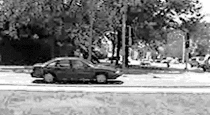
#> input picture data/CarData/TestImages/test-0.pgm, 210 x 115 px; its folder holds only this picture in this run
$ jupyter execute --allow-errors preprocess_images.ipynb   (Python 2 division)   (older library calls are emulated)
#> lines starting #> are read from the running program, lines starting #| are printed output that depends on the picture
#> further down, img is the input picture: PIL image 210x115 L; min 3, max 254, mean 128.2
[cell 1]
import glob
import math
import numpy as np
import os
import pandas as pd

from PIL import Image
#from keras.preprocessing import image
from progressbar import ProgressBar

[cell 2]
def resize_and_crop(img,target_width=224,target_height=224):
#> called with target_width = 100, target_height = 40
    width, height = img.size
#> width = 210; height = 115

    img_ratio = width / float(height)
#> img_ratio = 1.83
    target_ratio = target_width / float(target_height)

    # 1) compare ratios and resize the larger side proportional to the target of the smaller side
    new_width, new_height = (target_width, target_height)

    if target_ratio > img_ratio:
        new_height = int(round(height * (target_width / float(width))))
#> new_height = 55
    else:
        new_width = int(round(width * (target_height / float(height))))

    img_new = img.resize((new_width, new_height), Image.ANTIALIAS)
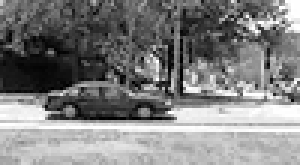
#> img_new: PIL image 100x55 L (shown 3 times larger); min 0, max 255, mean 128.2
    # The filter argument can be one of NEAREST (use nearest neighbour), BILINEAR (linear interpolation in a
    # 2x2 environment), BICUBIC (cubic spline interpolation in a 4x4 environment), or ANTIALIAS (a high-quality downsampling filter).
    # If omitted, or if the image has mode "1" or "P", it is set to NEAREST.
    # Note that the bilinear and bicubic filters in the current version of PIL are not well-suited for large downsampling
    # ratios (e.g. when creating thumbnails). You should use ANTIALIAS unless speed is much more important than quality.

    # 2) crop to target size
    # offset to half of the remaining padding (one of them is 0)
    width_offset  = (new_width - target_width) / 2
    height_offset = (new_height - target_height) / 2
#> height_offset = 7

    # crop with offsets
    img_new = img_new.crop((width_offset, height_offset, width_offset+target_width, height_offset+target_height))
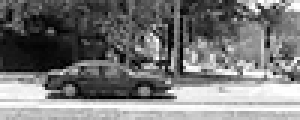
#> img_new: PIL image 100x40 L (shown 3 times larger); min 0, max 255, mean 120.1
    #  The box is a 4-tuple defining the left, upper, right, and lower pixel coordinate.
    return img_new

[cell 3]
path = 'data/CarData/TestImages'
files = glob.glob(os.path.join(path, '*.pgm'))
print "Found", len(files), "files"

[cell 4]
images = []
image_names = []

for filename in files:
    image_names.append(os.path.basename(filename))
    with Image.open(filename) as img:
        images.append(resize_and_crop(img,target_width=100,target_height=40))

$ run again, on data/CarData/TestImages/test-102.pgm
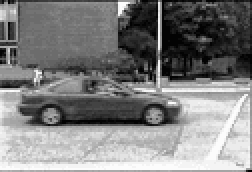
#> input picture data/CarData/TestImages/test-102.pgm, 126 x 86 px (shown 2 times larger)
#> img is the input picture: PIL image 126x86 L; min 3, max 252, mean 127.1
#> in resize_and_crop, `img_new = img.resize((new_width, new_height), Image.ANTIALIAS)`:
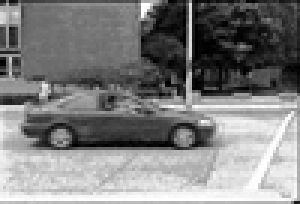
#> img_new: PIL image 100x68 L (shown 3 times larger); min 0, max 255, mean 127.2
#> in resize_and_crop, `img_new = img_new.crop((width_offset, height_offset, width_offset+targ..`:
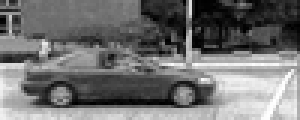
#> img_new: PIL image 100x40 L (shown 3 times larger); min 0, max 255, mean 112.8

$ run again, on data/CarData/TestImages/test-105.pgm
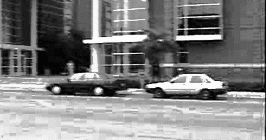
#> input picture data/CarData/TestImages/test-105.pgm, 266 x 140 px
#> img is the input picture: PIL image 266x140 L; min 4, max 251, mean 128.5
#> in resize_and_crop, `img_new = img.resize((new_width, new_height), Image.ANTIALIAS)`:
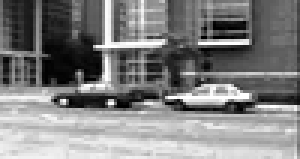
#> img_new: PIL image 100x53 L (shown 3 times larger); min 0, max 255, mean 128.5
#> in resize_and_crop, `img_new = img_new.crop((width_offset, height_offset, width_offset+targ..`:
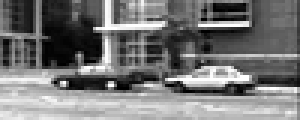
#> img_new: PIL image 100x40 L (shown 3 times larger); min 0, max 255, mean 117.7

$ run again, on data/CarData/TestImages/test-106.pgm
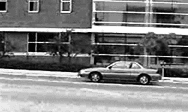
#> input picture data/CarData/TestImages/test-106.pgm, 188 x 112 px
#> img is the input picture: PIL image 188x112 L; min 3, max 254, mean 128.1
#> in resize_and_crop, `img_new = img.resize((new_width, new_height), Image.ANTIALIAS)`:
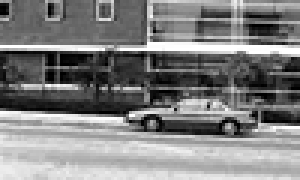
#> img_new: PIL image 100x60 L (shown 3 times larger); min 0, max 255, mean 128
#> in resize_and_crop, `img_new = img_new.crop((width_offset, height_offset, width_offset+targ..`:
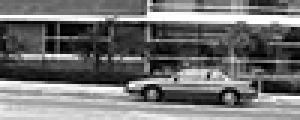
#> img_new: PIL image 100x40 L (shown 3 times larger); min 0, max 255, mean 113.3

$ run again, on data/CarData/TestImages/test-10.pgm
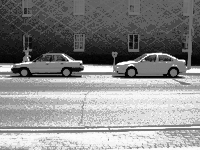
#> input picture data/CarData/TestImages/test-10.pgm, 200 x 150 px
#> img is the input picture: PIL image 200x150 L; min 0, max 255, mean 137.2
#> in resize_and_crop, `img_new = img.resize((new_width, new_height), Image.ANTIALIAS)`:
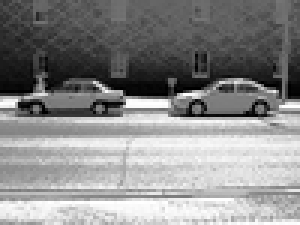
#> img_new: PIL image 100x75 L (shown 3 times larger); min 0, max 255, mean 137.1
#> in resize_and_crop, `img_new = img_new.crop((width_offset, height_offset, width_offset+targ..`:
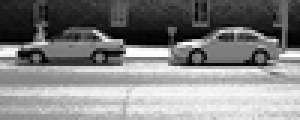
#> img_new: PIL image 100x40 L (shown 3 times larger); min 0, max 255, mean 130.2
